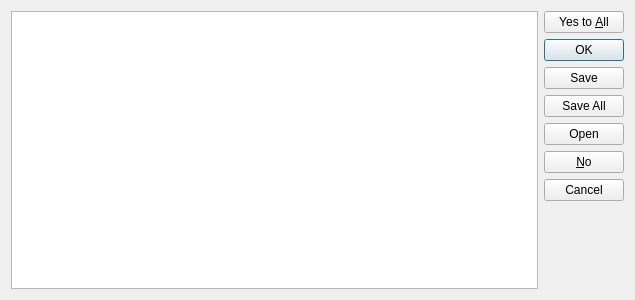
<?xml version="1.0" encoding="UTF-8"?>
<ui version="4.0">
 <class>InfoDialog</class>
 <widget class="QDialog" name="InfoDialog">
  <property name="geometry">
   <rect>
    <x>0</x>
    <y>0</y>
    <width>635</width>
    <height>300</height>
   </rect>
  </property>
  <property name="windowTitle">
   <string>Dialog</string>
  </property>
  <layout class="QHBoxLayout" name="horizontalLayout">
   <item>
    <widget class="QTextEdit" name="textEdit"/>
   </item>
   <item>
    <widget class="QDialogButtonBox" name="buttonBox">
     <property name="orientation">
      <enum>Qt::Vertical</enum>
     </property>
     <property name="standardButtons">
      <set>QDialogButtonBox::Cancel|QDialogButtonBox::No|QDialogButtonBox::Ok|QDialogButtonBox::Open|QDialogButtonBox::Save|QDialogButtonBox::SaveAll|QDialogButtonBox::YesToAll</set>
     </property>
    </widget>
   </item>
  </layout>
 </widget>
 <resources/>
 <connections/>
</ui>
